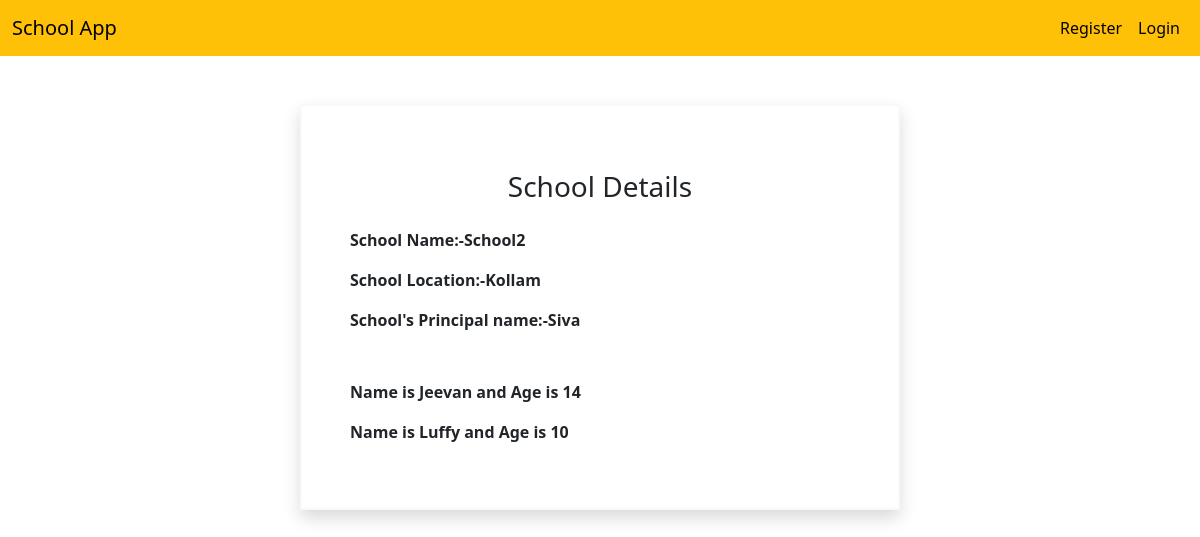
Screenshot of /schooldetail/2 with the database file from the repository.
### app1/models.py (models this page shows, shortened)
class School(models.Model):
    name=models.CharField(max_length=20)
    principle=models.CharField(max_length=20)
    location=models.CharField(max_length=30)

class Student(models.Model):
    name=models.CharField(max_length=20)
    age=models.IntegerField()
    school=models.ForeignKey(School,on_delete=models.CASCADE,related_name="student")

### app1/views.py (the view)
# urls.py: path('schooldetail/<int:pk>',views.Schooldetail.as_view(),name="schooldetail"),
class Schooldetail(DetailView):
    model=School
    template_name="schoollist.html"
    context_object_name="detail"

### template/schoollist.html
{% extends 'base.html' %}
{% load crispy_forms_tags %}
{% block content %}
<div class="container border border-2 border-light shadow mt-5 p-5 w-50">
    <h3 class="text-center mt-3">School Details</h3>
    <p class="mt-4"><b>School Name:-{{detail.name}}</b></p>
    <p><b>School Location:-{{detail.location}}</b></p>
    <p class="mb-5"><b>School's Principal name:-{{detail.principle}}</b></p>
    {% for i in detail.student.all %}
    <p><b>Name is {{i.name}} and Age is {{i.age}}</b></p>
    {% endfor %}
</div>
{% endblock %}

### rows the page displays
School: name "School2", location "Kollam", principle "Siva"
Student: name "Jeevan", age "14"
Student: name "Luffy", age "10"
